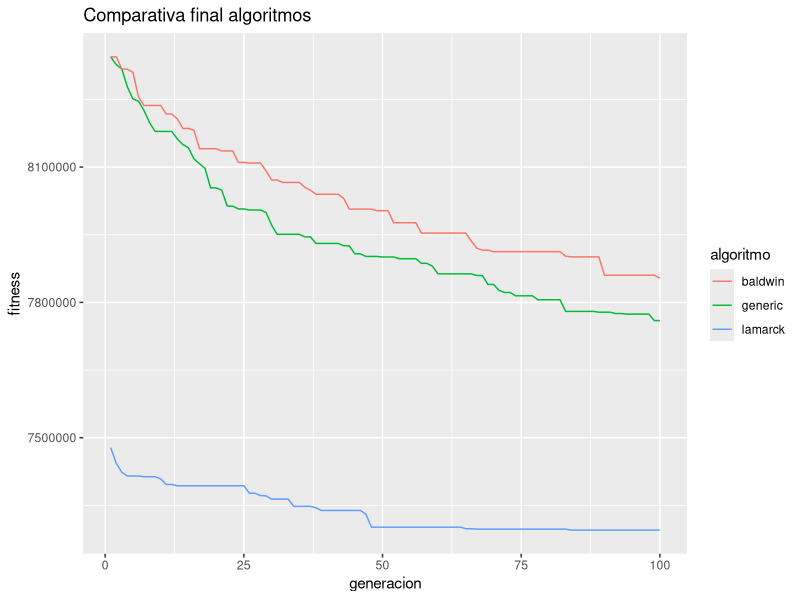

Here is the R script that generated this plot:
library(ggplot2)

generic = data.frame(generacion=1:100, fitness=c(8344218, 8326960, 8317360, 8277656, 8251146, 8246156, 8225488,
                                                 8198548, 8179052, 8179052, 8179052, 8179052, 8162368, 8150072,
                                                 8142802, 8118296, 8107366, 8097132, 8053832, 8053832, 8048892,
                                                 8013434, 8013434, 8007106, 8007106, 8004840, 8004840, 8004840,
                                                 7999226, 7971434, 7950944, 7950944, 7950944, 7950944, 7950944,
                                                 7945284, 7945284, 7930746, 7930746, 7930746, 7930746, 7930746,
                                                 7925594, 7925594, 7907664, 7907664, 7901876, 7901876, 7901876,
                                                 7900640, 7900640, 7900640, 7896860, 7896860, 7896860, 7896860,
                                                 7886626, 7886626, 7880232, 7863236, 7863236, 7863236, 7863236,
                                                 7863236, 7863236, 7863236, 7859620, 7859620, 7839886, 7839886,
                                                 7826746, 7822038, 7822038, 7814688, 7814688, 7814688, 7814688,
                                                 7805928, 7805928, 7805928, 7805928, 7805928, 7780088, 7780088,
                                                 7780088, 7780088, 7780088, 7780088, 7778278, 7778278, 7778278,
                                                 7775310, 7775310, 7774060, 7774060, 7774060, 7774060, 7774060,
                                                 7759744, 7759744))

baldwin = data.frame(generacion=1:100, fitness=c(8344218, 8344218, 8317360, 8316876, 8310198, 8255934, 8236530,                                                                                                                                                                              
                                                 8236530, 8236530, 8236530, 8217560, 8217560, 8206886, 8185628,                                                                                                                                                                              
                                                 8185628, 8181540, 8140592, 8140592, 8140592, 8140592, 8135762,                                                                                                                                                                              
                                                 8135762, 8135762, 8110266, 8110266, 8108932, 8108932, 8108932,                                                                                                                                                                              
                                                 8091358, 8071356, 8071356, 8065832, 8065832, 8065832, 8065832,                                                                                                                                                                              
                                                 8054982, 8048742, 8039648, 8039648, 8039648, 8039648, 8039648,                                                                                                                                                                              
                                                 8030582, 8006768, 8006768, 8006768, 8006768, 8006768, 8003272,                                                                                                                                                                              
                                                 8003272, 8003272, 7976548, 7976548, 7976548, 7976548, 7976548,                                                                                                                                                                              
                                                 7953608, 7953608, 7953608, 7953608, 7953608, 7953608, 7953608,                                                                                                                                                                              
                                                 7953608, 7953608, 7935880, 7919996, 7915870, 7915870, 7912424,                                                                                                                                                                              
                                                 7912424, 7912424, 7912424, 7912424, 7912424, 7912424, 7912424,                                                                                                                                                                              
                                                 7912424, 7912424, 7912424, 7912424, 7912424, 7902432, 7900932,                                                                                                                                                                              
                                                 7900932, 7900932, 7900932, 7900932, 7900932, 7860292, 7860292,                                                                                                                                                                              
                                                 7860292, 7860292, 7860292, 7860292, 7860292, 7860292, 7860292,                                                                                                                                                                              
                                                 7860292, 7853904))

lamarck = data.frame(generacion=1:100, fitness=c(7478144, 7443316, 7423382, 7415246, 7415246, 7415246, 7413556,
                                                 7413556, 7413556, 7408976, 7396414, 7396414, 7393554, 7393554,
                                                 7393554, 7393554, 7393554, 7393554, 7393554, 7393554, 7393554,
                                                 7393554, 7393554, 7393554, 7393554, 7377008, 7377008, 7371808,
                                                 7371134, 7364000, 7364000, 7364000, 7364000, 7347972, 7347972,
                                                 7347972, 7347972, 7344668, 7338840, 7338840, 7338840, 7338840,
                                                 7338840, 7338840, 7338840, 7338840, 7330576, 7301768, 7301768,
                                                 7301768, 7301768, 7301768, 7301768, 7301768, 7301768, 7301768,
                                                 7301768, 7301768, 7301768, 7301768, 7301768, 7301768, 7301768,
                                                 7301768, 7298408, 7298408, 7297366, 7297366, 7297366, 7297366,
                                                 7297366, 7297366, 7297366, 7297366, 7297366, 7297366, 7297366,
                                                 7297366, 7297366, 7297366, 7297366, 7297366, 7297366, 7295344,
                                                 7295344, 7295344, 7295344, 7295344, 7295344, 7295344, 7295344,
                                                 7295344, 7295344, 7295344, 7295344, 7295344, 7295344, 7295344,
                                                 7295344, 7295344))

final = ggplot() + geom_line(data = generic, aes(x = generacion, y = fitness, colour = "generic")) + ggtitle("Comparativa final algoritmos")
final = final + geom_line(data = baldwin, aes(x = generacion, y = fitness, colour = "baldwin"))
final = final + geom_line(data = lamarck, aes(x = generacion, y = fitness, colour = "lamarck")) + labs(colour='algoritmo')